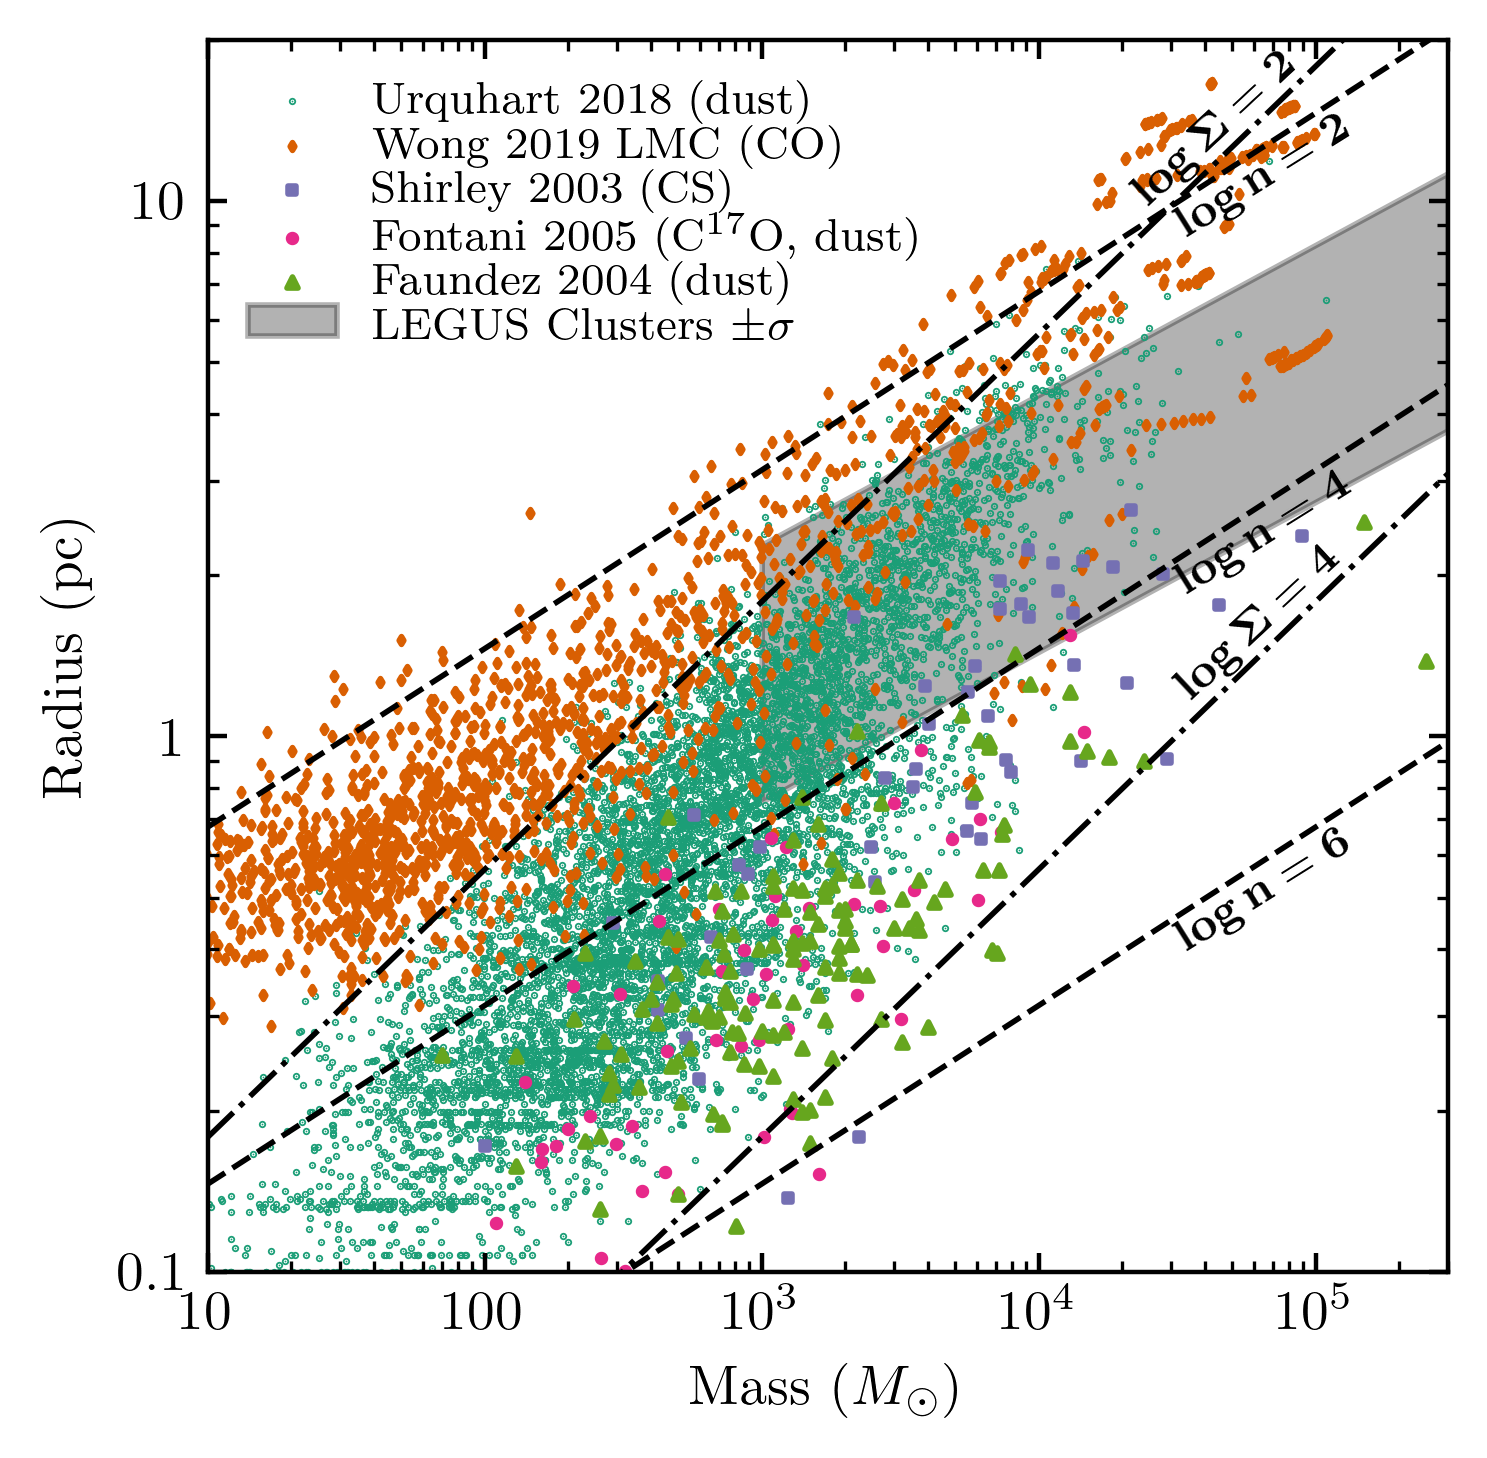

Write Python code to recreate this figure.
import numpy as np
import matplotlib.pyplot as plt
from palettable.colorbrewer.qualitative import Dark2_5

# from fix_log_ticks import fix_log_ticks

fig, ax = plt.subplots(1, 1, sharey=True, figsize=(4, 4))
ax.set_prop_cycle("color", Dark2_5.mpl_colors)
# ax2 = ax.twinx()
###### OBSERVATIONAL POINTS ##############################################################################
from astropy import table
import matplotlib.pyplot as plt
import numpy as np

catalog = table.Table.read("../data/cluster_sizes_brown_gnedin_21.txt", format="ascii.ecsv")

# # Conditions for the Brick: M=1.3e5, R=2.9 (Longmore 2012), T = 27K
# sigma_brick = (1.3e5 * 0.5 / (np.pi * (2.9)**2))
# rhocl_brick = 200 *(sigma_brick/50)**2 / (100/10)
# #ax.text(5e2,rhocl_brick*0.7,r"  $\,\,\,\,\,\,\,\rho_{\rm clump}$" + "\n" +  "The Brick",fontsize=8) #r"$T=50\rm K$; $\Sigma_{\rm GMC}=3000M_\odot\rm pc^{-2}$",fontsize=5)
# ax.text(5e2,rhocl_brick*0.6,r"$T=100\rm K;$" + "\n" + r"$\Sigma_{\rm GMC}=3000M_\odot\rm pc^{-2}$",fontsize=8)
# plot_ellipse(1e3,rhocl_brick,1,1)

# # ATLASGAL clumps ###############################################################

from astropy.io.votable import parse_single_table

table = parse_single_table("../clumpdata/Urquhart_2018_atlasgal_clumps.vot")
# data = table
stage = table.array["EvolType"]
# for s in np.unique(stage):
# cut =
Mcl = 10 ** table.array["logMclump"]
Rcl = (
    table.array["Rad"] * 1.538
)  # factor 1.538 corrects for conversion between half-mass and effective radius ("sigma" of the Gaussian)
RGC = table.array["RGC"]
rhocl = Mcl * 3 / (8 * np.pi * Rcl**3)
ax.scatter(Mcl, Rcl, s=0.1, label="Urquhart 2018 (dust)")

print(np.polyfit(np.log10(Mcl), np.log10(Rcl), 1))

# LMC 12CO clumps

GMC_names = "30Dor", "GMC1", "GMC104", "N59C", "A439", "PCC"

mleaves = []
rleaves = []
mbranch = []
rbranch = []
for n in "12", "13":
    # mleaves = []
    # rleaves = []
    # mbranch = []
    # rbranch = []
    for name in GMC_names:
        leaves = np.int_(np.loadtxt("../clumpdata/" + name + "_%s_leaves.txt" % n))
        branches = np.int_(np.loadtxt("../clumpdata/" + name + "_%s_branches.txt" % n))
        print("../clumpdata/" + name + "_%s_physprop_add.txt" % n)
        data = np.loadtxt("../clumpdata/" + name + "_%s_physprop_add.txt" % n)
        mleaves.append(data[leaves, 8])
        rleaves.append(data[leaves, 2])
        mbranch.append(data[branches, 8])
        rbranch.append(data[branches, 2])
mleaves = np.concatenate(mleaves)
rleaves = np.concatenate(rleaves)
mbranch = np.concatenate(mbranch)
rbranch = np.concatenate(rbranch)
# ax.scatter(mleaves,rleaves,s=1,label=r"Wong 2019 LMC $^{%s}$CO (Leaf)"%n,marker='d')
# ax.scatter(mbranch,rbranch,s=1,label=r"Wong 2019 LMC $^{%s}$CO (Branch)"%n,marker='*')
ax.scatter(
    np.concatenate([mleaves, mbranch]),
    np.concatenate([rleaves, rbranch]),
    s=1,
    label=r"Wong 2019 LMC (CO)",
    marker="d",
)
# ax.scatter(mbranch,rbranch,s=1,label=r"Wong 2019 LMC $^{%s}$CO (Branch)"%n,marker='*')

# FKM points
m, r = np.loadtxt("../clumpdata/FKM2010_clumps_red.csv").T
ax.scatter(m, r, s=2, marker="s", label="Shirley 2003 (CS)")
m, r = np.loadtxt("../clumpdata/FKM2010_clumps_black.csv").T
ax.scatter(m, r, s=2, marker="o", label=r"Fontani 2005 (C$^{17}$O, dust)")
m, rho = np.loadtxt("../clumpdata/Faundez_2004_clumps.txt").T
r = (3 * m / (4 * np.pi * rho)) ** (1.0 / 3)
r *= 10**0.4 / r.max()  # correcting to definition of radius used in Faundez
ax.scatter(m, r, marker="^", label="Faundez 2004 (dust)", s=4)


for nh in 1e2, 1e4, 1e6:
    ms = np.array([10, 3e5])
    rho = nh / 26
    r = (3 * ms / (8 * np.pi * rho)) ** (1.0 / 3)
    ax.plot(ms, r, color="black", ls="dashed", lw=1, zorder=100)
    ax.text(
        ms[1] * 0.1,
        r[1] * 0.1**0.33 * 0.87,
        r"$\mathbf{log \, n=%d}$" % int(np.log10(nh) + 0.5),
        fontsize=8,
        rotation=32,
        ha="left",
    )

for sigma in 1e2, 1e4:
    ms = np.array([10, 3e5])
    r = (ms / (np.pi * sigma)) ** (1.0 / 2)
    ax.plot(ms, r, color="black", ls="dashdot", lw=1, zorder=100)
    if sigma == 1e4:
        ax.text(
            ms[1] * 0.1,
            r[1] * 0.1**0.5 * 1.2,
            r"$\mathbf{log\, \Sigma=%d}$" % int(np.log10(sigma) + 0.5),
            fontsize=8,
            rotation=43,
            ha="left",
        )
    else:
        ax.text(
            ms[1] * 0.07,
            r[1] * 0.07**0.5 * 1.2,
            r"$\mathbf{log\,\Sigma=%d}$" % int(np.log10(sigma) + 0.5),
            fontsize=8,
            rotation=43,
            ha="left",
        )

ms = np.array([1e3, 3e5])
ax.fill_between(
    ms,
    2.5 * (ms / 1e4) ** 0.28 * 10**-0.24,
    2.5 * (ms / 1e4) ** 0.28 * 10**0.24,
    color="black",
    label="LEGUS Clusters $\pm \sigma$",
    alpha=0.3,
    zorder=-1000,
)
# ax.fill_between(ms,(ms/1e4)**0.28*10**-0.24,color='grey')


ax.set(
    xscale="log",
    yscale="log",
    xlim=[10, 3e5],
    ylim=[0.1, 20],
    xlabel=r"Mass ($M_\odot$)",
    ylabel="Radius (pc)",
)
ax.legend(labelspacing=0, fontsize=8)  # ,ncol=2)
plt.savefig("clump_mass_vs_radius.png", bbox_inches="tight", dpi=400)
